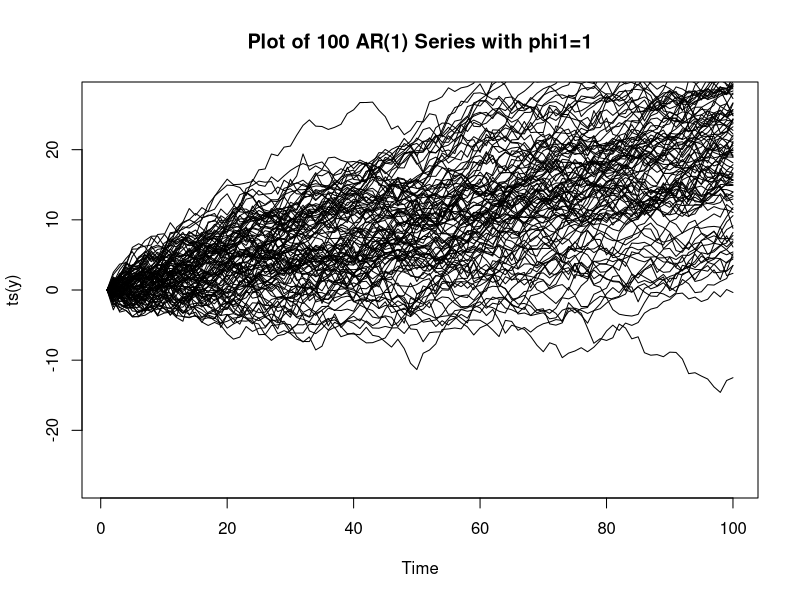

The R script that drew this image:
n = 100 # Number of periods
sim = 100 # number of time series

# Simulate 200 AR(1) series each with 100 periods
phi0 = 0.2
phi1 = 1
for(j in 1:sim){
    y = rep(0, n)
    e = rnorm(n)
    for(i in 2:n) y[i] = phi0 + phi1*y[i-1] + e[i]
    if(j==1) plot(ts(y), main=paste0('Plot of ', sim, ' AR(1) Series with phi1=', phi1), ylim=c(-3*max(abs(y)), 3*max(abs(y))))
    if(j>=2) lines(ts(y), col=1)
}
